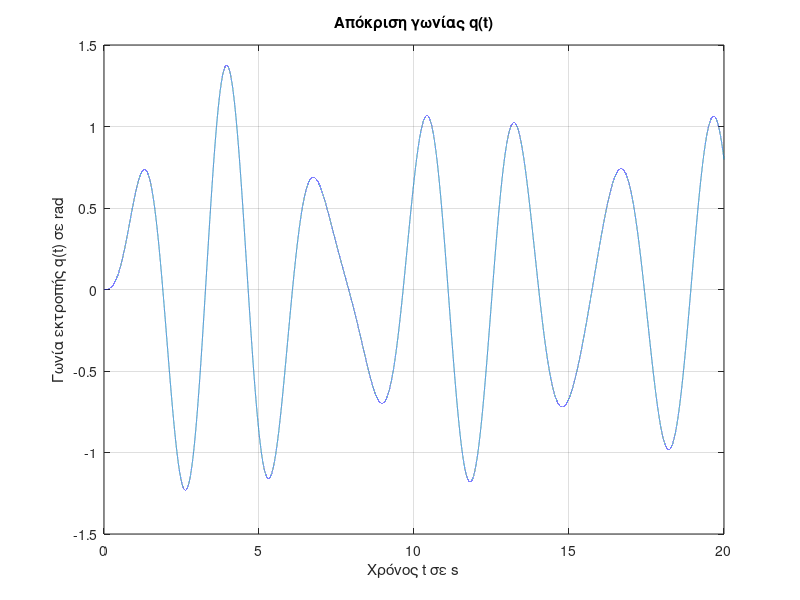
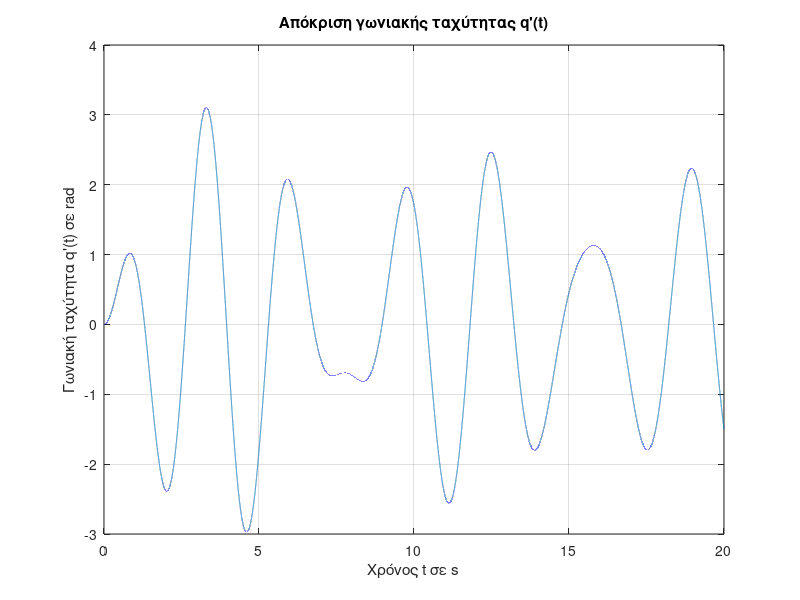

Write the MATLAB code that produced these figures, in order.
clc, clearvars, close all;

m = 0.75;
L = 1.25;
c = 0.15;
g = 9.81;
A0 = 4;
w = 2;

A = [0 1;
    -g/L -c/(m*L^2)];

B = [0 ;
    1/(m*L^2)];

u = @(t) A0 * sin(w * t);
f = @(t, x) A*x + B*u(t);
x0 = [0; 0];
tspan = 0:1e-4:20;
[t, x] = ode45(f, tspan, x0);

figure;
plot(t, x(:,1));  
xlabel('Χρόνος t σε s');
ylabel('Γωνία εκτροπής q(t) σε rad');
title('Απόκριση γωνίας q(t)');
grid on;

figure;
plot(t, x(:,2));
xlabel('Χρόνος t σε s');
ylabel("Γωνιακή ταχύτητα q'(t) σε rad");
title("Απόκριση γωνιακής ταχύτητας q'(t)");
grid on;